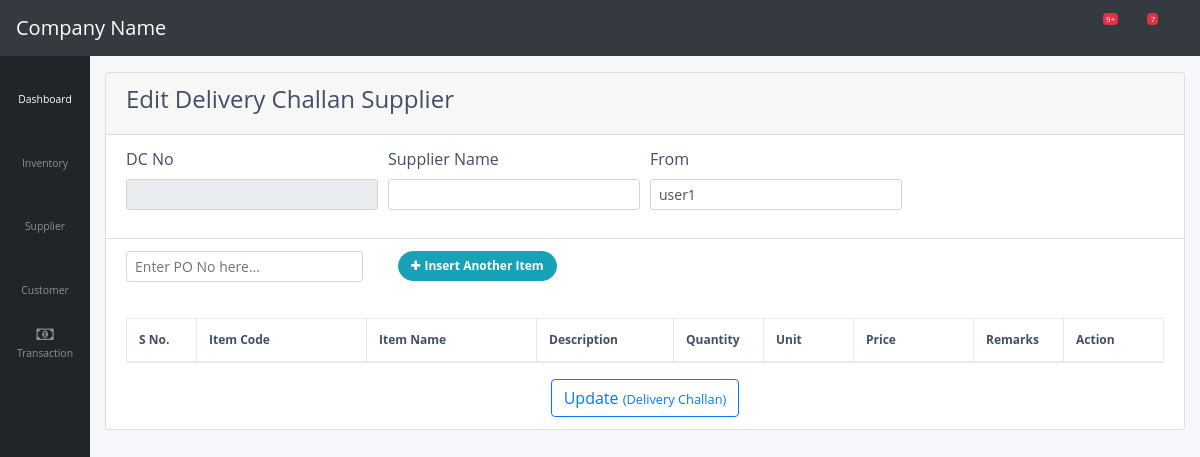
Before: /supplier/delivery_challan/edit/2 with the older database file.
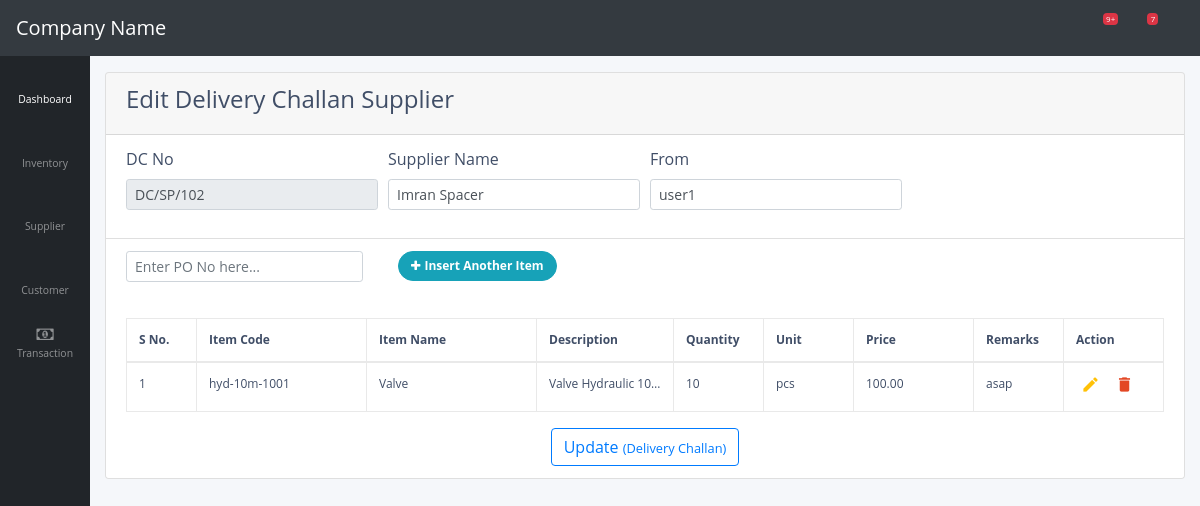
After: the same page with the newer database file.
### supplier/models.py (models this page shows)
class DcHeaderSupplier(models.Model):
    dc_no = models.CharField(max_length = 100)
    date = models.DateField(default = datetime.date.today)
    account_id = models.ForeignKey(ChartOfAccount, models.SET_NULL,blank=True,null=True,)

class DcDetailSupplier(models.Model):
    item_code = models.CharField(max_length = 100)
    item_name = models.CharField(max_length = 100)
    item_description = models.TextField()
    quantity = models.IntegerField()
    accepted_quantity = models.IntegerField()
    returned_quantity = models.IntegerField()
    unit = models.CharField(max_length = 100)
    unit_price = models.DecimalField(max_digits = 8, decimal_places = 2)
    remarks = models.CharField(max_length = 100)
    po_no = models.CharField(max_length = 100)
    dc_id = models.ForeignKey(DcHeaderSupplier, on_delete = models.CASCADE)

### transaction/models.py (models this page shows)
class ChartOfAccount(models.Model):
    account_title = models.CharField(max_length = 100, unique = True)
    account_type = models.CharField(max_length = 100)
    opening_balance = models.DecimalField(max_digits = 8, decimal_places = 2)
    phone_no = models.CharField(max_length = 100)
    email_address = models.CharField(max_length = 100)
    ntn = models.CharField(max_length = 100)
    Address = models.CharField(max_length = 200)
    remarks = models.CharField(max_length = 100)

### supplier/views.py (the view, shortened to what this page needs)
# urls.py: path('delivery_challan/edit/<pk>', views.edit_delivery_challan_supplier, name = 'edit-delivery-challan-supplier'),
def edit_delivery_challan_supplier(request,pk):
    dc_header = DcHeaderSupplier.objects.filter(id = pk).first()
    dc_detail = DcDetailSupplier.objects.filter(dc_id = pk).all()
    all_accounts = ChartOfAccount.objects.all()
    all_item_code = list(Add_products.objects.values('product_code'))
    item_code = request.POST.get('item_code')
    return render(request,'supplier/edit_delivery_challan_supplier.html',{'dc_header':dc_header,'pk':pk,'dc_detail':dc_detail, 'all_item_code':all_item_code, 'all_accounts':all_accounts})

### supplier/templates/supplier/edit_delivery_challan_supplier.html (shortened to what this page needs)
{% extends "supplier/base.html" %}
{% load crispy_forms_tags %}
{% block body %}
<div class="card" style="width: 100%;">
<div class="card-header">
  <h4>Edit Delivery Challan Supplier</h4>
</div>
<ul class="list-group list-group-flush">
<form  action="" method="post" id="edit-supplier-dc-submit">
  <li class="list-group-item">
      <div class="form-row">
        <div class="form-group col-md-3">
          <label for="">DC No</label>
          <input type="text" readonly class="form-control form-control-sm" value="{{ dc_header.dc_no }}">
        </div>
        <div class="form-group col-md-3">
          <label>Supplier Name</label>
          <input list="accounts" class="form-control form-control-sm" value="{{ dc_header.account_id.account_title }}" id="edit_dc_supplier">
        </div>
        <div class="form-group col-md-3 ">
          <label for="">From</label>
          <input type="text" class="form-control form-control-sm" value="user1">
        </div>
      </div>
  </li>
  <li class="list-group-item">
    <div class="table-title">
        <div class="row">
          <div class="form-group col-md-3">
            <input type="text" list="item" placeholder="Enter PO No here..." class="form-control form-control-sm" id="edit_item_code">
          </div>
            <div style="margin-left:20px;">
                <button type="button" class="btn btn-info has_id edit-dc-supplier" id="{{pk}}"><i class="fa fa-plus"></i>Insert Another Item</button>
            </div>
        </div>
    </div>
    <table class="table table-bordered" id="edit-dc-supplier-table">
        <thead>
          <tr>
              <th width="70px">S No.</th>
              <th width="170px">Item Code</th>
              <th width="170px">Item Name</th>
              <th>Description</th>
              <th width="90px">Quantity</th>
              <th width="90px">Unit</th>
              <th width="120px">Price</th>
              <th width="90px">Remarks</th>
              <th>Action</th>
          </tr>
        </thead>
        <tbody>
          {% for value in dc_detail %}
          <tr>
            <td>{{ forloop.counter }}</td>
            <td>{{ value.item_code }}</td>
            <td>{{ value.item_name }}</td>
            <td>{{ value.item_description }}</td>
            <td>{{ value.quantity }}</td>
            <td>{{ value.unit }}</td>
            <td>{{ value.unit_price }}</td>
            <td>{{ value.remarks }}</td>
            <td><a class="edit-dc-edit" title="Edit" data-toggle="tooltip"><i class="material-icons"></i></a><a class="delete-dc-edit" title="Delete" data-toggle="tooltip"><i class="material-icons"></i></a></td>
          </tr>
          {% endfor %}
        </tbody>
    </table>
    <div class="text-center">
      <button type="submit" class="btn btn-outline-primary has_id" id="{{pk}}">Update <small>(Delivery Challan)</small></button>
    </div>
  </li>
</form>
</ul>
</div>
{% endblock body %}

Changed rows visible on the page:
added DcHeaderSupplier: dc_no "DC/SP/102", account_id.account_title "Imran Spacer"
added DcDetailSupplier: item_code "hyd-10m-1001", item_name "Valve", item_description "Valve Hydraulic 10…", quantity "10", unit "pcs", unit_price "100.00", remarks "asap"
